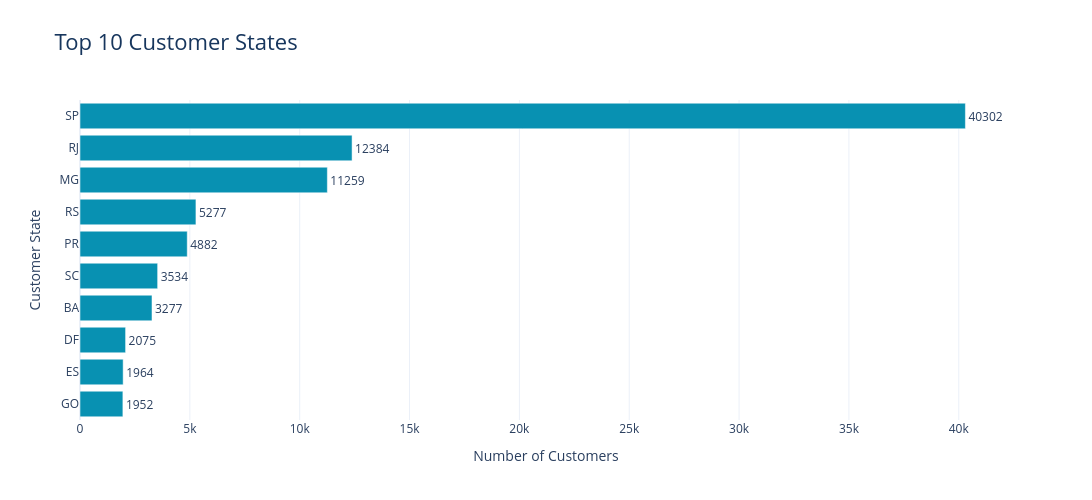

The cell this chart's notebook holds for it:
### Code cell
fig_customer_state = px.bar(
    customer_state.head(10).sort_values("total_customers"),
    x="total_customers",
    y="customer_state",
    orientation="h",
    text="total_customers",
    title="Top 10 Customer States",
    labels={
        "total_customers": "Number of Customers",
        "customer_state": "Customer State"
    }
)

fig_customer_state.update_traces(
    marker_color="#0891B2",
    textposition="outside"
)

fig_customer_state.update_layout(
    template="plotly_white",
    width=1100,
    height=500,
    title_font=dict(size=22, color="#17365D")
)

fig_customer_state.show()

fig_customer_state.write_html(
    OUTPUT_DIR / "customer_distribution_by_state.html"
)

### Figure 1 — Plotly figure (JSON) as saved in the notebook; plotly's stock layout.template omitted (floating-point values rounded to 4 significant figures)
{"data": [{"hovertemplate": "Number of Customers=%{text}<br>Customer State=%{y}<extra></extra>", "legendgroup": "", "marker": {"color": "#0891B2", "pattern": {"shape": ""}}, "name": "", "orientation": "h", "showlegend": false, "text": [1952.0, 1964.0, 2075.0, 3277.0, 3534.0, 4882.0, 5277.0, 11260.0, 12380.0, 40300.0], "textposition": "outside", "type": "bar", "x": [1952, 1964, 2075, 3277, 3534, 4882, 5277, 11259, 12384, 40302], "xaxis": "x", "y": ["GO", "ES", "DF", "BA", "SC", "PR", "RS", "MG", "RJ", "SP"], "yaxis": "y"}], "layout": {"barmode": "relative", "height": 500, "legend": {"tracegroupgap": 0}, "title": {"font": {"color": "#17365D", "size": 22}, "text": "Top 10 Customer States"}, "width": 1100, "xaxis": {"anchor": "y", "domain": [0, 1], "title": {"text": "Number of Customers"}}, "yaxis": {"anchor": "x", "domain": [0, 1], "title": {"text": "Customer State"}}}}
